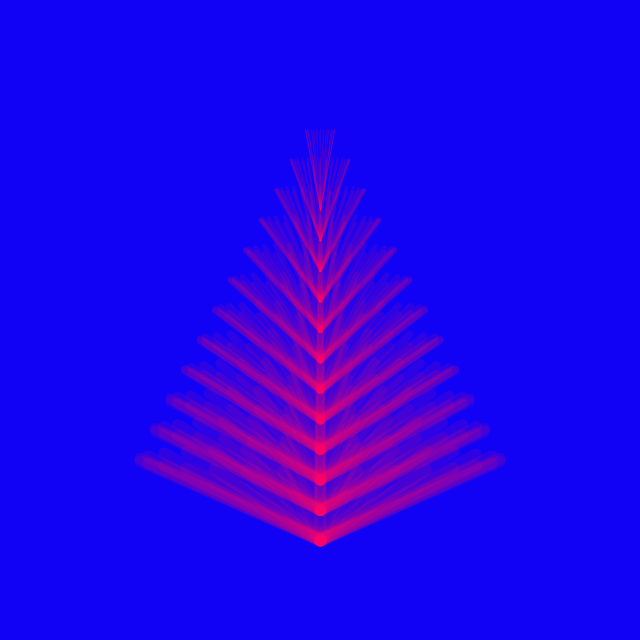
Frame 1 (no input)
Frame 60 (the mouse pressed at the canvas centre just before this capture): identical to frame 1, image omitted
Frame 120 (the mouse held since frame 60 and released just before this capture): identical to frame 1, image omitted

The Processing sketch that drew this single still picture (run headless with seeded random() and noise(); from frame 60 on, the mouse is pressed at the canvas centre):

// Processing sketch: processing_167307
// ── processing_167307.pde

void setup() {
  size(640, 640);
  stroke(255, 0, 100, 30);
}

void draw() {
  background(#1102F5);
  translate(width/2, height-180);
  for (int i = -360; i < 0; i+=12) {
    for (int q = 0; q < 360; q+=30) {
      float x = sin(radians(i)) * (360-q)/2;
      float y = -q+cos(radians(i)) * (360-q)/30;
      strokeWeight(12-q/30);
      line(0, -q+80, x, y);
    }
  }
}
